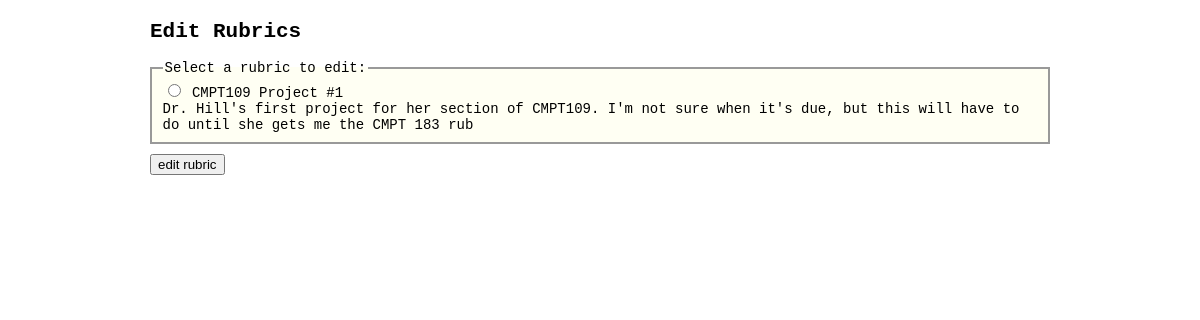
The page /rubric-edit.php (signed in) on the database as committed earlier.
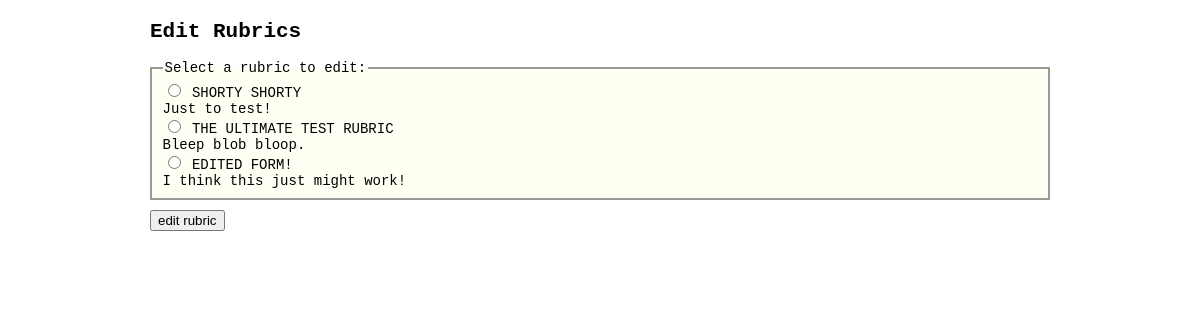
The same page on the database as committed later.
### tables this page shows
CREATE TABLE IF NOT EXISTS `rubric_form` (
  `rubric_id` int(5) NOT NULL AUTO_INCREMENT,
  `rubric_title` varchar(70) NOT NULL,
  `rubric_description` varchar(140) NOT NULL,
  `rubric_author` varchar(35) NOT NULL,
  `rubric_content` longtext NOT NULL,
  PRIMARY KEY (`rubric_id`)
);

### rubric-edit.php (the view, shortened to what this page needs)
<?php
if(!isset($_COOKIE["user"])){
	header("Location: index.php");
} else { $username = $_COOKIE["user"]; }
require('includes/header.php');
?>
<body>
<h2>Edit Rubrics</h2>
	 	<?php
		$sqlRubric = "SELECT * FROM rubric_form WHERE rubric_author='$username'";
		$resultRubric = mysql_query($sqlRubric);
		$count = mysql_num_rows($resultRubric);
		if ($count != 0) { ?>
			<form id="form-rubric-edit" name="form-rubric-edit" action="rubric-edit-form.php" method="post">
			 <fieldset>
				<legend>Select a rubric to edit:</legend>
				<?php
					while ( $row = mysql_fetch_array($resultRubric)) {
					$id = $row['rubric_id'];
					$title = $row['rubric_title'];
					$description = $row['rubric_description'];
					echo '<input type="radio" name="rubric-choice" id="rubric-'.
							$id . '" value="' .$id. '"> ' . $title .'<div class="description">'. $description .'</div>';
					}
				?>
			 </fieldset>
			 <input type="submit" value="edit rubric" />
			</form>
	<?php } else { ?>
			<p>You have no rubrics yet. <a href="rubric-new.php">Create one!</a></p>
		<?php } ?>
<?php require('includes/footer.php'); ?>

### includes/header.php (shortened to what this page needs)
<!doctype html>
<html>
<head>
	<link rel="stylesheet" type="text/css" href="styles/style.css" />
</head>

### styles/style.css (style rules this page uses)
html { font-family: Monaco, 'Courier New', Courier, monospace; font-size: 14px; }
body { width: 75%; margin: 20px auto; }
fieldset { border: 2px solid #999; background: #fffff3; margin: 10px 0; }

Rows that differ between the two databases and show on the page:
removed rubric_form: rubric_title "CMPT109 Project #1", rubric_description "Dr. Hill's first project for her section of CMPT109. I'm not sure when it's due, but this will have to do until she gets me the CMPT 183 rub"
added rubric_form: rubric_title "SHORTY SHORTY", rubric_description "Just to test!"
added rubric_form: rubric_title "THE ULTIMATE TEST RUBRIC", rubric_description "Bleep blob bloop."
added rubric_form: rubric_title "EDITED FORM!", rubric_description "I think this just might work!"
